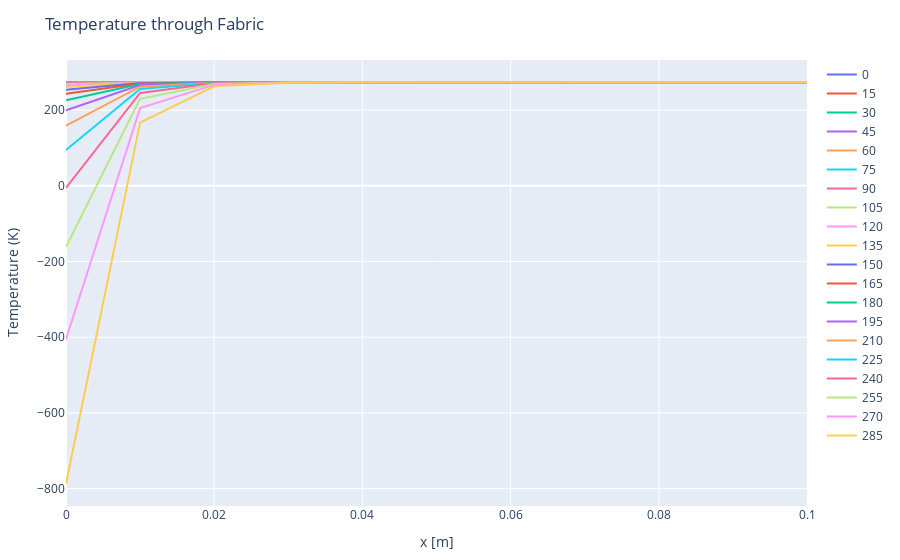

The code cell stored with this chart in its notebook:
### Code cell
traces = [PlotlyJS.scatter(x=x,  y=T_f[:, 1*i], mode="lines", name=time_val[1*(i-1)+1]) for i in 1:20];
p3 = PlotlyJS.plot(traces, Layout(;title="Temperature through Fabric", showlegend=true, xaxis_title="x [m]", yaxis_title="Temperature (K)" ),  config=PlotConfig(scrollZoom=false));
p3
